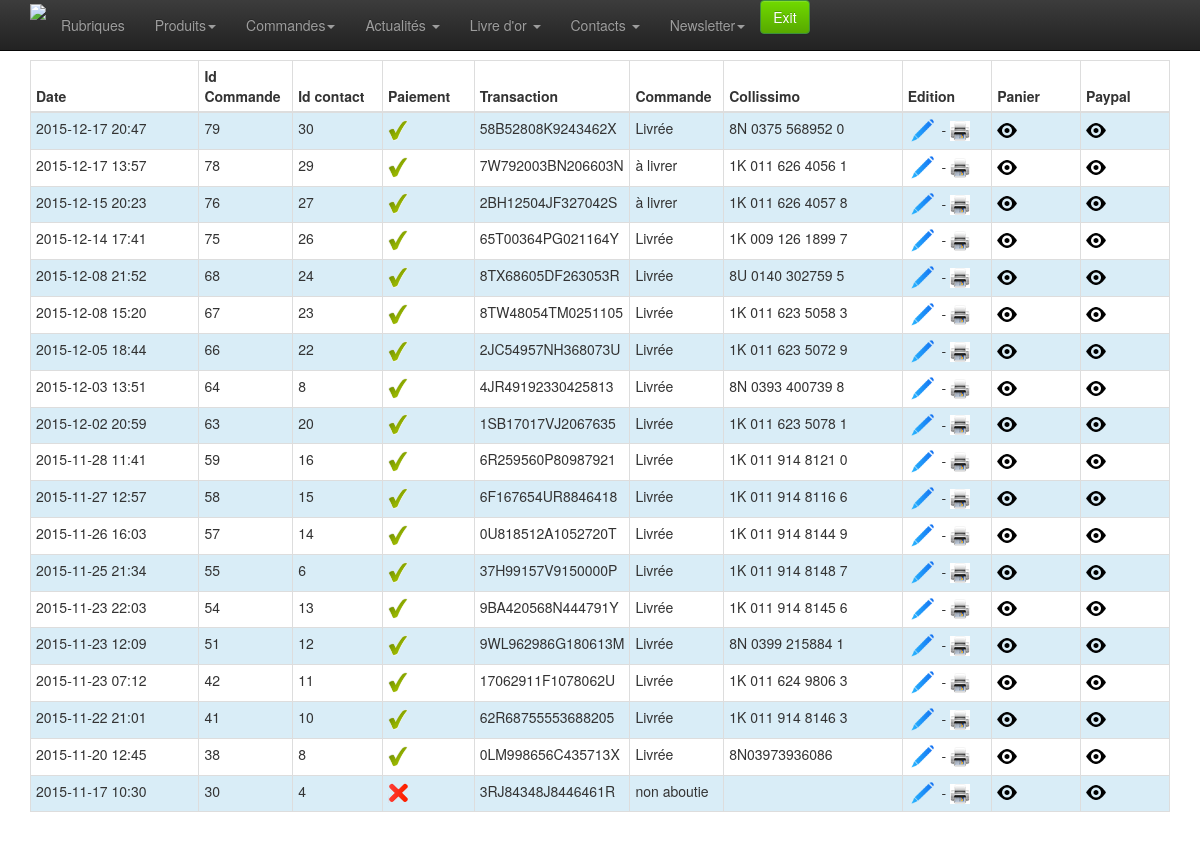
The app's page /admin/commandes-list.php?all=1 (signed in), older data.
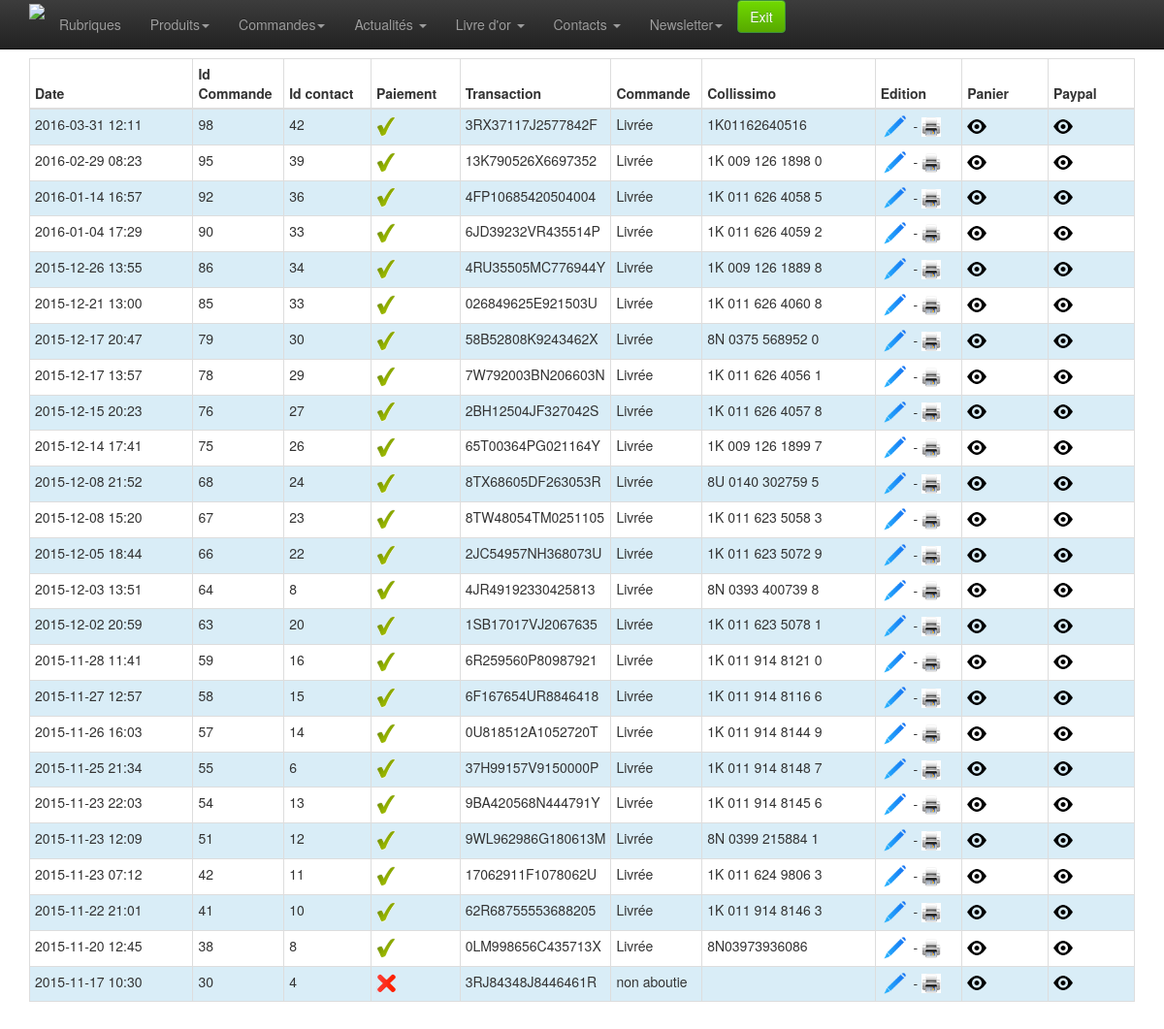
The same page, newer data.
### tables this page shows
CREATE TABLE `commande` (
  `id` int(10) unsigned NOT NULL AUTO_INCREMENT,
  `session` varchar(200) NOT NULL,
  `date_ajout` timestamp NOT NULL DEFAULT CURRENT_TIMESTAMP,
  `id_contact` int(11) NOT NULL,
  `id_facturation` int(10) unsigned DEFAULT NULL,
  `id_livraison` int(10) unsigned DEFAULT NULL,
  `colissimo` varchar(240) NOT NULL,
  `mode_paiement` tinyint(4) NOT NULL DEFAULT '1',
  `statut_paiement` tinyint(4) NOT NULL DEFAULT '0',
  `statut_commande` int(11) NOT NULL DEFAULT '0',
  `stock_traite` enum('0','1') NOT NULL DEFAULT '0',
  `logpayment` text,
  `transaction_id` varchar(20) NOT NULL DEFAULT '',
  `panier` text,
  PRIMARY KEY (`id`)
);

### admin/classes/StorageManager.php (called while the page is built, shortened)
<?php
class StorageManager{
	protected function dbConnect() {
	    $host = DBHOST;
	    $user = DBUSER;
	    $pass = DBPASSWD;
	    $bdd  = DBNAME;
		try {
			$this->mysqli = new mysqli ($host, $user, $pass, $bdd) ;
		} catch (Exception $e) {
			throw new Exception("Erreur Connexion DB ". $e->getMessage());
		}
	}
}
?>

### admin/classes/Panier.php (called while the page is built, shortened)
<?php
require_once("StorageManager.php");
class Panier extends StorageManager {
	public function getAllCommandes( $statut_commande, $all=false, $debug=false ){
		$new_array = null;
		$sql = "SELECT * FROM commande";
		$sql .= " WHERE id > 0 ";
		if ( !empty( $statut_commande ) ) $sql.= " AND commande.statut_commande='" . $statut_commande . "' " ;
		else {
			if ( $all ) {
				$sql .= " AND ( commande.statut_commande > '0' " ;
				$sql .= " OR transaction_id != '' ) ";
			}
			else {
				$sql .= " AND commande.statut_commande = '0' " ;
				$sql .= " AND transaction_id = '' ";
			}
		}
		$sql.= "ORDER BY commande.date_ajout DESC;";
		$result = mysqli_query( $this->mysqli, $sql );
		while( ( $row = mysqli_fetch_assoc( $result)) != false){
			$new_array[] = $row;
		}
		return $new_array;
	}
}

### admin/classes/utils.php (called while the page is built, shortened)
<?
	function traitement_heure_affiche($heure, $affichage_seconde=false) {
		$tab = explode(":", $heure);
		$heure = $tab[0];
		$minute = $tab[1];
		$seconde = $tab[2];
		$valeur = $heure . ":" . $minute;
		$valeur .= ( $affichage_seconde ) ?  ":" . $seconde : "";
	   	return $valeur;
	}
?>

### admin/commandes-list.php (the view, shortened to what this page needs)
<?
	include_once 'classes/utils.php';
	require 'classes/Panier.php';
	$debug = false;
	$statutCommande = ( !empty( $_GET[ "statutCommande" ] ) ) ? $_GET[ "statutCommande" ] : null;
	$all = ( $_GET[ "all" ] != '' )
		? ( ( $_GET[ "all" ] == 1 ) ? true : false )
		: '';
	try {
		$panier = new Panier();
		$result = $panier->getAllCommandes( $statutCommande, $all, $debug );
	}
	catch (Exception $e) {
		echo 'Erreur contactez votre administrateur <br> :',  $e->getMessage(), "\n";
		$contact = null;
		exit();
	}
?>
<!doctype html>
<html class="no-js" lang="en">
	<head>
		<? include_once 'inc-meta.php';?>
	</head>
	<body>
		<? require_once 'inc-menu.php';?>
		<div class="container">
			<div class="row">
				<div class="col-xs-12 col-sm-12 col-md-12">
					<table class="table table-hover table-bordered table-condensed table-striped" >
						<thead>
							<tr>
								<th class="col-md-2" style="">Date</th>
								<th class="col-md-1" style="">Id Commande</th>
								<th class="col-md-1" style="">Id contact</th>
								<th class="col-md-1" style="">Paiement</th>
								<th class="col-md-1" style="">Transaction</th>
								<th class="col-md-1" style="">Commande</th>
								<th class="col-md-2" style="">Collissimo</th>
								<th class="col-md-1">Edition</th>
								<th class="col-md-1">Panier</th>
								<th class="col-md-1">Paypal</th>
							</tr>
						</thead>
						<tbody>
							<?
							if (!empty($result)) {
								$i=0;
								foreach ($result as $value) {
									$i++;
									$online = ( $value[ "statut_paiement" ] == '1' ) ? 'check' : 'del';
									$classe = ( $i % 2 != 0 ) ? 'info' : '';
									switch ($value[ "statut_commande" ]) {
									     case 0:
									        $statut_commande = 'non aboutie';
									        break;
		    					         case 2:
		    					             $statut_commande = 'à livrer';
		    					             break;
							             case 3:
							                 $statut_commande = 'Livrée';
							                 break;
									}
									echo "<tr class='" . $classe . "'>\n";
									echo "	<td>" . traitement_heure_affiche( $value[ "date_ajout" ] ) . "</td>\n";
									echo "	<td>" . $value[ "id" ] . "</td>\n";
									echo "	<td>" . $value[ "id_contact" ] . "</td>\n";
									echo "	<td><img src='img/" . $online . ".png' width='20' ></td>\n";
									echo "	<td>" . $value[ "transaction_id" ] . "</td>\n";
									echo "	<td>" . $statut_commande . "</td>\n";
									echo "	<td>" . $value[ "colissimo" ] . "</td>\n";
									echo "	<td><a href='commande-edit.php?id=" . $value[ "id" ] . "'><img src='img/modif.png' width='30' alt='Modifier' ></a>\n";
									echo "	 - <img src='img/imp.png' width='20' alt='preview' onclick=\"openImp('" . $value[ "id" ] . "')\"></td>\n";
									echo "	<td><img src='img/eye.png' width='20' alt='preview' onclick=\"openPreview('" . $value[ "id" ] . "')\"></td>\n";
									echo "	<td><img src='img/eye.png' width='20' alt='preview' onclick=\"openPreview2('" . $value[ "id" ] . "')\"></td>\n";
									echo "</tr>\n";
								}
							}
							?>
						</tbody>
					</table>
				</div>
			</div>
		</div>
	</body>
</html>

Row changes from the older to the newer data that the page shows:
added commande: date_ajout "2016-03-31 12:11", id "98", id_contact "42", transaction "3RX37117J2577842F", statut_commande "Livrée", colissimo "1K01162640516"
added commande: date_ajout "2016-02-29 08:23", id "95", id_contact "39", transaction "13K790526X6697352", statut_commande "Livrée", colissimo "1K 009 126 1898 0"
added commande: date_ajout "2016-01-14 16:57", id "92", id_contact "36", transaction "4FP10685420504004", statut_commande "Livrée", colissimo "1K 011 626 4058 5"
added commande: date_ajout "2016-01-04 17:29", id "90", id_contact "33", transaction "6JD39232VR435514P", statut_commande "Livrée", colissimo "1K 011 626 4059 2"
added commande: date_ajout "2015-12-26 13:55", id "86", id_contact "34", transaction "4RU35505MC776944Y", statut_commande "Livrée", colissimo "1K 009 126 1889 8"
added commande: date_ajout "2015-12-21 13:00", id "85", id_contact "33", transaction "026849625E921503U", statut_commande "Livrée", colissimo "1K 011 626 4060 8"
changed commande "7W792003BN206603N": statut_commande "à livrer" → "Livrée"
changed commande "2BH12504JF327042S": statut_commande "à livrer" → "Livrée"
